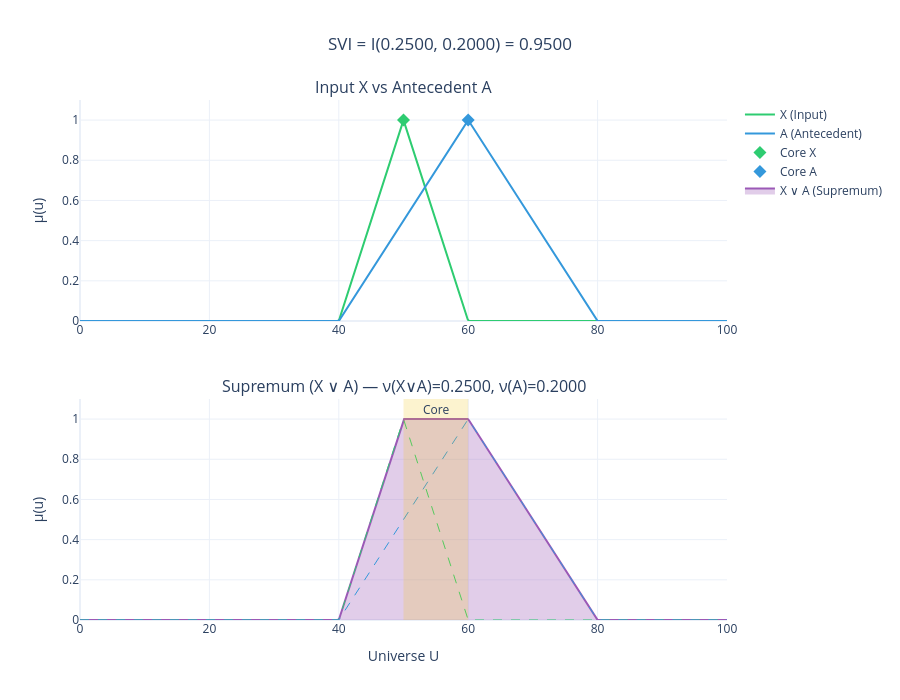

Write notebook code for a chart like this one.
### Markdown cell above
### Supremum Visualization

### Code cell
# Example: Gaussian input vs Triangular antecedent
U = (0, 100)
# X = Gaussian(center=50, sigma=5)
X = Trapezoidal(ini=40, top1=50, top2=50, end=60)
A = Triangular(ini=40, top=60, end=80)

plot_supremum(X, A, U)[0].show()

### Figure 1 — Plotly figure (JSON) as saved in the notebook; plotly's stock layout.template omitted (floating-point values rounded to 4 significant figures; data arrays with more than 128 entries replaced by an {"elided": "..."} marker saying what was removed)
{"data": [{"line": {"color": "#2ecc71", "width": 2}, "name": "X (Input)", "type": "scatter", "x": {"elided": "500 float values"}, "xaxis": "x", "y": {"elided": "500 float values"}, "yaxis": "y"}, {"line": {"color": "#3498db", "width": 2}, "name": "A (Antecedent)", "type": "scatter", "x": {"elided": "500 float values"}, "xaxis": "x", "y": {"elided": "500 float values"}, "yaxis": "y"}, {"marker": {"color": "#2ecc71", "size": 10, "symbol": "diamond"}, "mode": "markers", "name": "Core X", "type": "scatter", "x": [50], "xaxis": "x", "y": [1], "yaxis": "y"}, {"marker": {"color": "#3498db", "size": 10, "symbol": "diamond"}, "mode": "markers", "name": "Core A", "type": "scatter", "x": [60], "xaxis": "x", "y": [1], "yaxis": "y"}, {"fill": "tozeroy", "fillcolor": "rgba(155, 89, 182, 0.3)", "line": {"color": "#9b59b6", "width": 2}, "name": "X ∨ A (Supremum)", "type": "scatter", "x": {"elided": "500 float values"}, "xaxis": "x2", "y": {"elided": "500 float values"}, "yaxis": "y2"}, {"line": {"color": "#2ecc71", "dash": "dash", "width": 1}, "name": "X", "showlegend": false, "type": "scatter", "x": {"elided": "500 float values"}, "xaxis": "x2", "y": {"elided": "500 float values"}, "yaxis": "y2"}, {"line": {"color": "#3498db", "dash": "dash", "width": 1}, "name": "A", "showlegend": false, "type": "scatter", "x": {"elided": "500 float values"}, "xaxis": "x2", "y": {"elided": "500 float values"}, "yaxis": "y2"}], "layout": {"annotations": [{"font": {"size": 16}, "showarrow": false, "text": "Input X vs Antecedent A", "x": 0.5, "xanchor": "center", "xref": "paper", "y": 1, "yanchor": "bottom", "yref": "paper"}, {"font": {"size": 16}, "showarrow": false, "text": "Supremum (X ∨ A) — ν(X∨A)=0.2500, ν(A)=0.2000", "x": 0.5, "xanchor": "center", "xref": "paper", "y": 0.425, "yanchor": "bottom", "yref": "paper"}, {"showarrow": false, "text": "Core", "x": 55, "xanchor": "center", "xref": "x2", "y": 1, "yanchor": "top", "yref": "y2 domain"}], "height": 700, "shapes": [{"fillcolor": "rgba(241, 196, 15, 0.2)", "line": {"width": 0}, "type": "rect", "x0": 50, "x1": 60, "xref": "x2", "y0": 0, "y1": 1, "yref": "y2 domain"}], "title": {"text": "SVI = I(0.2500, 0.2000) = 0.9500", "x": 0.5}, "xaxis": {"anchor": "y", "domain": [0, 1]}, "xaxis2": {"anchor": "y2", "domain": [0, 1], "title": {"text": "Universe U"}}, "yaxis": {"anchor": "x", "domain": [0.575, 1], "range": [0, 1.1], "title": {"text": "μ(u)"}}, "yaxis2": {"anchor": "x2", "domain": [0, 0.425], "range": [0, 1.1], "title": {"text": "μ(u)"}}}}
